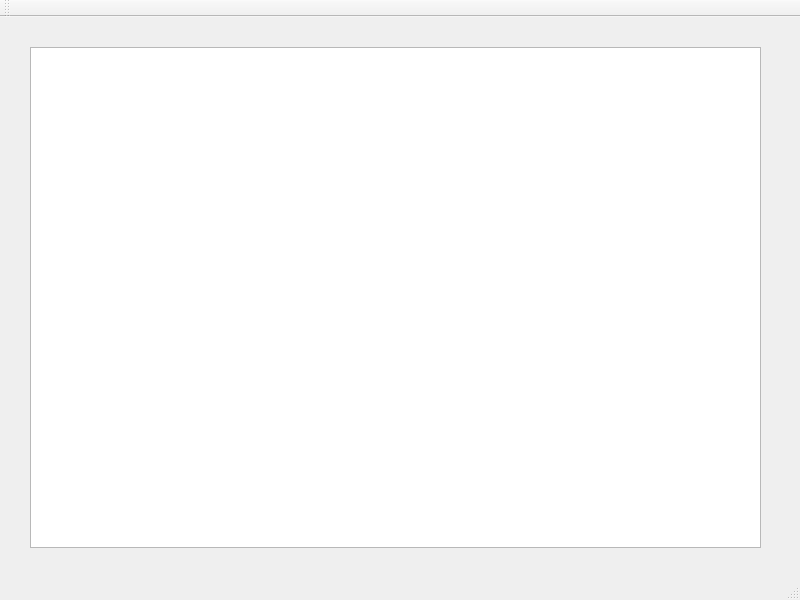
<?xml version="1.0" encoding="UTF-8"?>
<ui version="4.0">
 <class>MainWindow</class>
 <widget class="QMainWindow" name="MainWindow">
  <property name="geometry">
   <rect>
    <x>0</x>
    <y>0</y>
    <width>800</width>
    <height>600</height>
   </rect>
  </property>
  <property name="windowTitle">
   <string>MainWindow</string>
  </property>
  <widget class="QWidget" name="centralWidget">
   <widget class="QGraphicsView" name="graphicsView">
    <property name="geometry">
     <rect>
      <x>30</x>
      <y>30</y>
      <width>731</width>
      <height>501</height>
     </rect>
    </property>
   </widget>
  </widget>
  <widget class="QMenuBar" name="menuBar">
   <property name="geometry">
    <rect>
     <x>0</x>
     <y>0</y>
     <width>800</width>
     <height>21</height>
    </rect>
   </property>
  </widget>
  <widget class="QToolBar" name="mainToolBar">
   <attribute name="toolBarArea">
    <enum>TopToolBarArea</enum>
   </attribute>
   <attribute name="toolBarBreak">
    <bool>false</bool>
   </attribute>
  </widget>
  <widget class="QStatusBar" name="statusBar"/>
 </widget>
 <layoutdefault spacing="6" margin="11"/>
 <resources/>
 <connections/>
</ui>
